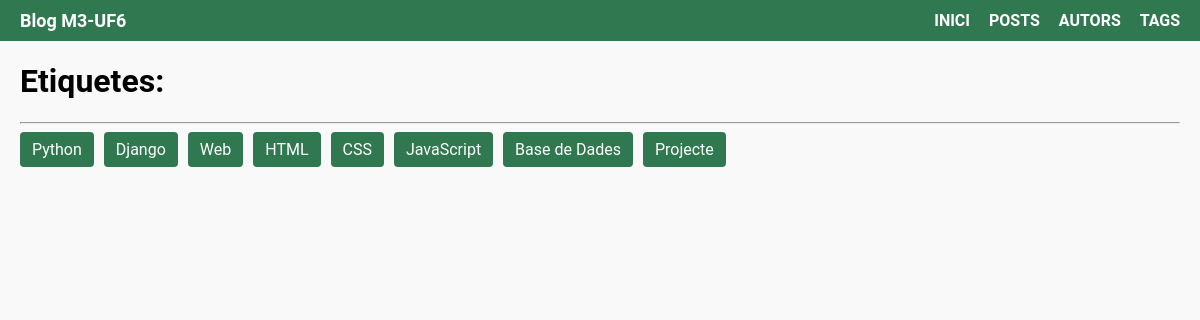
The app's page /tags/ with its own data.
### blog/models.py (models this page shows, shortened)
class Tag(models.Model):
    caption = models.CharField(max_length=100)
    slug = models.SlugField(unique=True)

### blog/views.py (the view)
# urls.py: path("tags/", views.tags),
def tags(request):
    tags = Tag.objects.all()
    return render(request, "blog/tags.html", {"tags": tags})

### blog/templates/blog/tags.html (shortened to what this page needs)
{% extends 'base.html' %}
{% load static %}
{% block content %}
<main>
    <h1>Etiquetes:</h1>
    <hr>
    <div class="container">
        {% for tag in tags %}
            <a href="{% url 'tag-detail' tag.slug %}" class="btn">{{ tag.caption }}</a>
        {% endfor %}
    </div>
</main>
{% endblock %}

### blog/static/blog/style.css (style rules this page uses)
body { font-family: 'Roboto'; margin: 0; padding: 0; background-color: #f9f9f9; }
main { padding-left: 20px; padding-right: 20px; padding-bottom: 20px; }
.container { display: flex; flex-wrap: wrap; gap: 10px; }
.btn { display: inline-block; padding: 8px 12px; background-color: #307950; color: white; text-decoration: none; border-radius: 4px; }

### records on screen
Tag: caption "Python"
Tag: caption "Django"
Tag: caption "Web"
Tag: caption "HTML"
Tag: caption "CSS"
Tag: caption "JavaScript"
Tag: caption "Base de Dades"
Tag: caption "Projecte"
